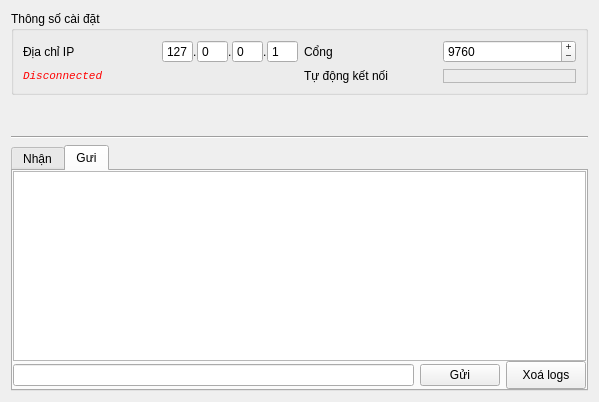
<?xml version="1.0" encoding="UTF-8"?>
<ui version="4.0">
 <class>Form</class>
 <widget class="QWidget" name="Form">
  <property name="geometry">
   <rect>
    <x>0</x>
    <y>0</y>
    <width>599</width>
    <height>402</height>
   </rect>
  </property>
  <property name="windowTitle">
   <string>Form</string>
  </property>
  <layout class="QGridLayout" name="gridLayout">
   <item row="3" column="2">
    <widget class="QTabWidget" name="tabWidget">
     <property name="currentIndex">
      <number>1</number>
     </property>
     <widget class="QWidget" name="tab">
      <attribute name="title">
       <string>Nhận</string>
      </attribute>
      <layout class="QVBoxLayout" name="verticalLayout_2">
       <property name="spacing">
        <number>0</number>
       </property>
       <property name="leftMargin">
        <number>0</number>
       </property>
       <property name="topMargin">
        <number>0</number>
       </property>
       <property name="rightMargin">
        <number>0</number>
       </property>
       <property name="bottomMargin">
        <number>0</number>
       </property>
       <item>
        <widget class="QTextEdit" name="term_rx">
         <property name="font">
          <font>
           <family>Courier New</family>
           <pointsize>13</pointsize>
          </font>
         </property>
         <property name="styleSheet">
          <string notr="true"/>
         </property>
         <property name="readOnly">
          <bool>true</bool>
         </property>
        </widget>
       </item>
       <item alignment="Qt::AlignmentFlag::AlignRight">
        <widget class="QPushButton" name="pushButton">
         <property name="styleSheet">
          <string notr="true">min-height: 21px; min-width: 50px</string>
         </property>
         <property name="text">
          <string>Xoá logs</string>
         </property>
        </widget>
       </item>
      </layout>
     </widget>
     <widget class="QWidget" name="tab_2">
      <attribute name="title">
       <string>Gưi</string>
      </attribute>
      <layout class="QVBoxLayout" name="verticalLayout">
       <property name="spacing">
        <number>0</number>
       </property>
       <property name="leftMargin">
        <number>0</number>
       </property>
       <property name="topMargin">
        <number>0</number>
       </property>
       <property name="rightMargin">
        <number>0</number>
       </property>
       <property name="bottomMargin">
        <number>0</number>
       </property>
       <item>
        <widget class="QTextEdit" name="term_tx">
         <property name="font">
          <font>
           <family>Courier New</family>
           <pointsize>13</pointsize>
          </font>
         </property>
         <property name="styleSheet">
          <string notr="true"/>
         </property>
         <property name="readOnly">
          <bool>true</bool>
         </property>
        </widget>
       </item>
       <item>
        <layout class="QHBoxLayout" name="HLayout_tab_2">
         <property name="spacing">
          <number>6</number>
         </property>
         <property name="topMargin">
          <number>0</number>
         </property>
         <item>
          <widget class="QLineEdit" name="any_field">
           <property name="placeholderText">
            <string/>
           </property>
          </widget>
         </item>
         <item>
          <widget class="QPushButton" name="bnSend">
           <property name="text">
            <string>Gửi</string>
           </property>
          </widget>
         </item>
         <item>
          <widget class="QPushButton" name="pushButton_2">
           <property name="styleSheet">
            <string notr="true">min-height: 21px; min-width: 50px</string>
           </property>
           <property name="text">
            <string>Xoá logs</string>
           </property>
          </widget>
         </item>
        </layout>
       </item>
      </layout>
     </widget>
    </widget>
   </item>
   <item row="0" column="2">
    <widget class="QGroupBox" name="groupBox">
     <property name="title">
      <string>Thông số cài đặt</string>
     </property>
     <property name="flat">
      <bool>true</bool>
     </property>
     <property name="checkable">
      <bool>false</bool>
     </property>
     <layout class="QGridLayout" name="gridLayout_2">
      <item row="0" column="2">
       <widget class="QLabel" name="label_2">
        <property name="minimumSize">
         <size>
          <width>130</width>
          <height>0</height>
         </size>
        </property>
        <property name="text">
         <string>Cổng</string>
        </property>
       </widget>
      </item>
      <item row="0" column="3">
       <widget class="QSpinBox" name="port_field">
        <property name="minimumSize">
         <size>
          <width>100</width>
          <height>0</height>
         </size>
        </property>
        <property name="buttonSymbols">
         <enum>QAbstractSpinBox::ButtonSymbols::PlusMinus</enum>
        </property>
        <property name="maximum">
         <number>65535</number>
        </property>
        <property name="value">
         <number>9760</number>
        </property>
       </widget>
      </item>
      <item row="1" column="3">
       <widget class="QFrame" name="holderAutoConnect">
        <property name="frameShape">
         <enum>QFrame::Shape::StyledPanel</enum>
        </property>
        <property name="frameShadow">
         <enum>QFrame::Shadow::Raised</enum>
        </property>
       </widget>
      </item>
      <item row="1" column="2">
       <widget class="QLabel" name="label_3">
        <property name="minimumSize">
         <size>
          <width>130</width>
          <height>0</height>
         </size>
        </property>
        <property name="text">
         <string>Tự động kết nối</string>
        </property>
       </widget>
      </item>
      <item row="0" column="0">
       <widget class="QLabel" name="label">
        <property name="minimumSize">
         <size>
          <width>130</width>
          <height>0</height>
         </size>
        </property>
        <property name="text">
         <string>Địa chỉ IP</string>
        </property>
       </widget>
      </item>
      <item row="0" column="1">
       <layout class="QHBoxLayout" name="addr_field">
        <property name="spacing">
         <number>0</number>
        </property>
        <item>
         <widget class="QSpinBox" name="octet">
          <property name="buttonSymbols">
           <enum>QAbstractSpinBox::ButtonSymbols::NoButtons</enum>
          </property>
          <property name="suffix">
           <string/>
          </property>
          <property name="prefix">
           <string/>
          </property>
          <property name="maximum">
           <number>255</number>
          </property>
          <property name="value">
           <number>127</number>
          </property>
         </widget>
        </item>
        <item>
         <widget class="QLabel" name="dot">
          <property name="text">
           <string>.</string>
          </property>
         </widget>
        </item>
        <item>
         <widget class="QSpinBox" name="octet_2">
          <property name="buttonSymbols">
           <enum>QAbstractSpinBox::ButtonSymbols::NoButtons</enum>
          </property>
          <property name="suffix">
           <string/>
          </property>
          <property name="prefix">
           <string/>
          </property>
          <property name="maximum">
           <number>255</number>
          </property>
         </widget>
        </item>
        <item>
         <widget class="QLabel" name="dot_2">
          <property name="text">
           <string>.</string>
          </property>
         </widget>
        </item>
        <item>
         <widget class="QSpinBox" name="octet_3">
          <property name="buttonSymbols">
           <enum>QAbstractSpinBox::ButtonSymbols::NoButtons</enum>
          </property>
          <property name="suffix">
           <string/>
          </property>
          <property name="prefix">
           <string/>
          </property>
          <property name="maximum">
           <number>255</number>
          </property>
         </widget>
        </item>
        <item>
         <widget class="QLabel" name="dot_3">
          <property name="text">
           <string>.</string>
          </property>
         </widget>
        </item>
        <item>
         <widget class="QSpinBox" name="octet_4">
          <property name="buttonSymbols">
           <enum>QAbstractSpinBox::ButtonSymbols::NoButtons</enum>
          </property>
          <property name="suffix">
           <string/>
          </property>
          <property name="prefix">
           <string/>
          </property>
          <property name="maximum">
           <number>255</number>
          </property>
          <property name="value">
           <number>1</number>
          </property>
         </widget>
        </item>
       </layout>
      </item>
      <item row="1" column="0">
       <widget class="QLabel" name="labelStatus">
        <property name="minimumSize">
         <size>
          <width>130</width>
          <height>0</height>
         </size>
        </property>
        <property name="font">
         <font>
          <family>Consolas</family>
          <pointsize>8</pointsize>
          <italic>true</italic>
         </font>
        </property>
        <property name="styleSheet">
         <string notr="true">background-color: transparent;
border: none
</string>
        </property>
        <property name="text">
         <string>&lt;font color=&quot;red&quot;&gt;Disconnected&lt;/font&gt;</string>
        </property>
        <property name="textFormat">
         <enum>Qt::TextFormat::AutoText</enum>
        </property>
       </widget>
      </item>
     </layout>
    </widget>
   </item>
   <item row="2" column="2">
    <widget class="Line" name="line">
     <property name="orientation">
      <enum>Qt::Orientation::Horizontal</enum>
     </property>
    </widget>
   </item>
   <item row="1" column="2">
    <spacer name="verticalSpacer">
     <property name="orientation">
      <enum>Qt::Orientation::Vertical</enum>
     </property>
     <property name="sizeHint" stdset="0">
      <size>
       <width>20</width>
       <height>40</height>
      </size>
     </property>
    </spacer>
   </item>
  </layout>
 </widget>
 <tabstops>
  <tabstop>octet</tabstop>
  <tabstop>octet_2</tabstop>
  <tabstop>octet_3</tabstop>
  <tabstop>octet_4</tabstop>
  <tabstop>port_field</tabstop>
  <tabstop>term_tx</tabstop>
  <tabstop>any_field</tabstop>
  <tabstop>bnSend</tabstop>
  <tabstop>pushButton_2</tabstop>
  <tabstop>term_rx</tabstop>
  <tabstop>pushButton</tabstop>
  <tabstop>tabWidget</tabstop>
 </tabstops>
 <resources/>
 <connections>
  <connection>
   <sender>tabWidget</sender>
   <signal>tabBarClicked(int)</signal>
   <receiver>any_field</receiver>
   <slot>setFocus()</slot>
   <hints>
    <hint type="sourcelabel">
     <x>83</x>
     <y>167</y>
    </hint>
    <hint type="destinationlabel">
     <x>107</x>
     <y>368</y>
    </hint>
   </hints>
  </connection>
  <connection>
   <sender>pushButton</sender>
   <signal>clicked()</signal>
   <receiver>term_rx</receiver>
   <slot>clear()</slot>
   <hints>
    <hint type="sourcelabel">
     <x>553</x>
     <y>372</y>
    </hint>
    <hint type="destinationlabel">
     <x>543</x>
     <y>290</y>
    </hint>
   </hints>
  </connection>
  <connection>
   <sender>pushButton_2</sender>
   <signal>clicked()</signal>
   <receiver>term_tx</receiver>
   <slot>clear()</slot>
   <hints>
    <hint type="sourcelabel">
     <x>546</x>
     <y>373</y>
    </hint>
    <hint type="destinationlabel">
     <x>543</x>
     <y>298</y>
    </hint>
   </hints>
  </connection>
 </connections>
</ui>
